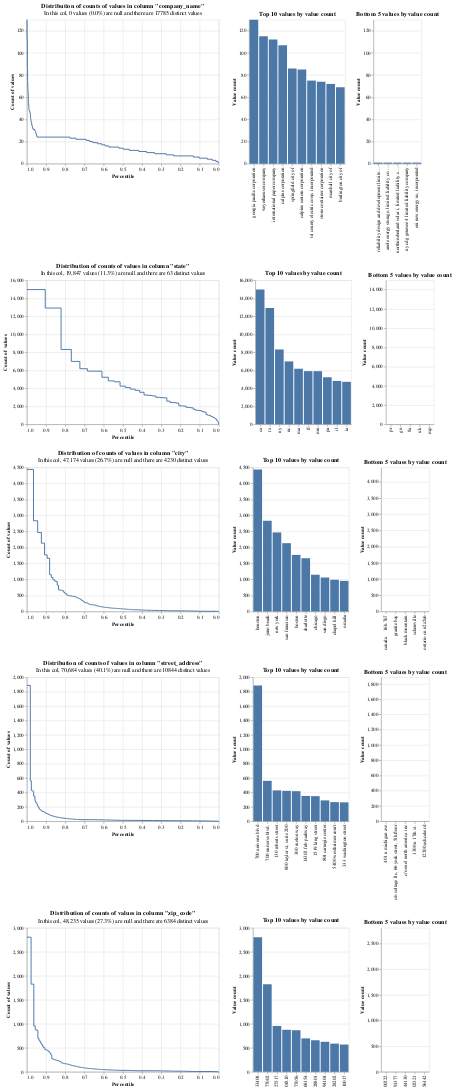

This figure's notebook cell:
### Code cell
profile_columns(eia_match_df[match_cols], db_api=DuckDBAPI(), top_n=10, bottom_n=5)
